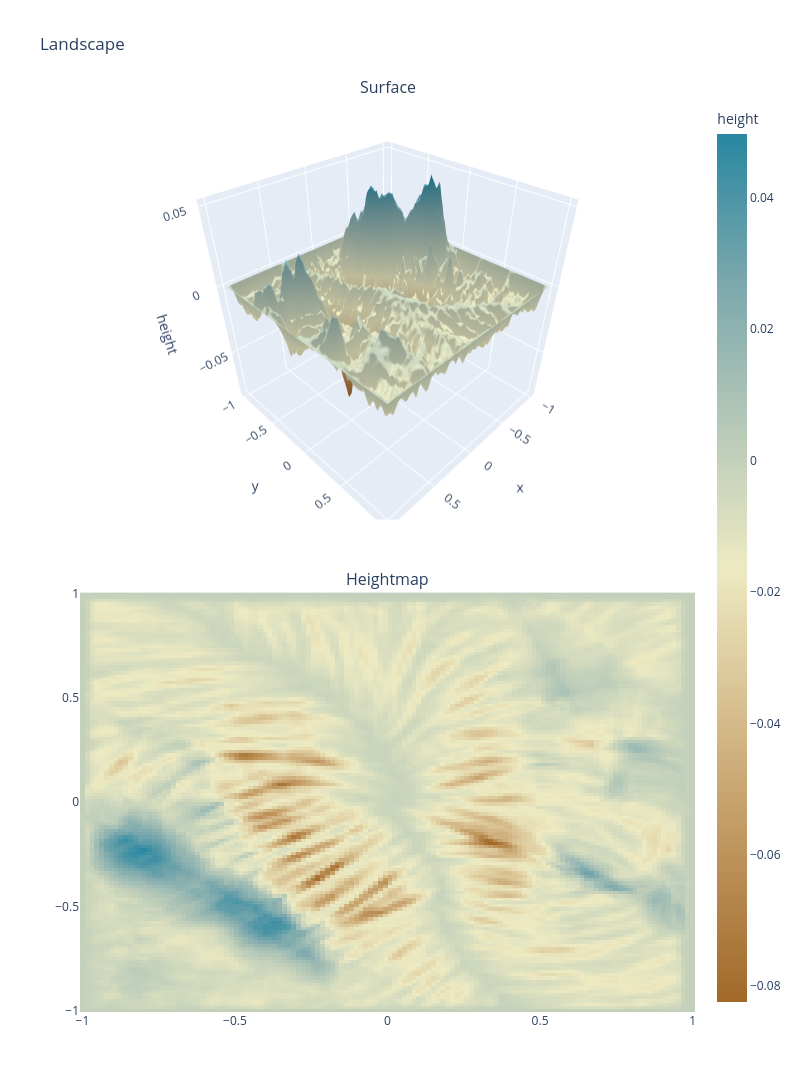
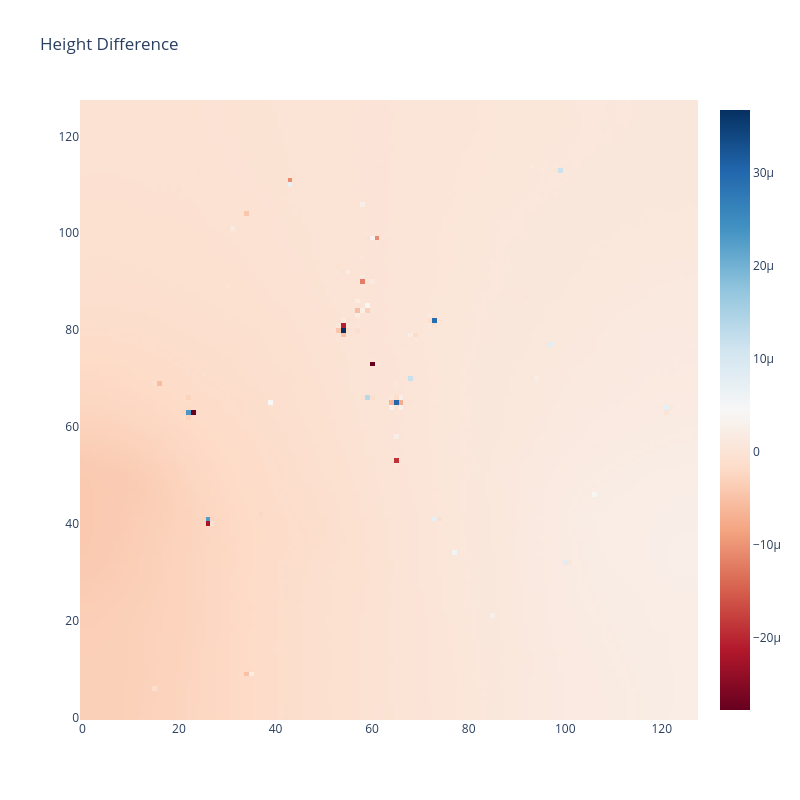

The notebook cell saved with these charts, in order:
### Code cell
offset = (0, 0)
r = 1
x, y, xx, yy, rawheight = evaluate_on_grid(
    mountain_noise_train, offset, x_range=(-r, r), y_range=(-r, r)
)
train_norm_height = rawheight * kernel
plot_landscape(x, y, xx, yy, train_norm_height)

norm_eroded_height = hydraulic_erosion(norm_height, seed=seed)
norm_eroded_height_residual = norm_eroded_height - norm_height
height_diff = norm_eroded_height_residual - train_norm_height
plot_diff_heatmap(height_diff)

### Figure 1 — Plotly figure (JSON) as saved in the notebook; plotly's stock layout.template omitted (floating-point values rounded to 4 significant figures; data arrays with more than 128 entries replaced by an {"elided": "..."} marker saying what was removed)
{"data": [{"colorscale": [[0, "rgb(161, 105, 40)"], [0.1667, "rgb(189, 146, 90)"], [0.3333, "rgb(214, 189, 141)"], [0.5, "rgb(237, 234, 194)"], [0.6667, "rgb(181, 200, 184)"], [0.8333, "rgb(121, 167, 172)"], [1, "rgb(40, 135, 161)"]], "scene": "scene", "showscale": false, "type": "surface", "x": {"elided": "128x128 float values"}, "y": {"elided": "128x128 float values"}, "z": {"elided": "128x128 float values"}}, {"colorbar": {"title": {"text": "height"}}, "colorscale": [[0, "rgb(161, 105, 40)"], [0.1667, "rgb(189, 146, 90)"], [0.3333, "rgb(214, 189, 141)"], [0.5, "rgb(237, 234, 194)"], [0.6667, "rgb(181, 200, 184)"], [0.8333, "rgb(121, 167, 172)"], [1, "rgb(40, 135, 161)"]], "type": "heatmap", "x": [-1.0, -0.9843, -0.9685, -0.9528, -0.937, -0.9213, -0.9055, -0.8898, -0.874, -0.8583, -0.8425, -0.8268, -0.811, -0.7953, -0.7795, -0.7638, -0.748, -0.7323, -0.7165, -0.7008, -0.685, -0.6693, -0.6535, -0.6378, -0.622, -0.6063, -0.5906, -0.5748, -0.5591, -0.5433, -0.5276, -0.5118, -0.4961, -0.4803, -0.4646, -0.4488, -0.4331, -0.4173, -0.4016, -0.3858, -0.3701, -0.3543, -0.3386, -0.3228, -0.3071, -0.2913, -0.2756, -0.2598, -0.2441, -0.2283, -0.2126, -0.1969, -0.1811, -0.1654, -0.1496, -0.1339, -0.1181, -0.1024, -0.08661, -0.07087, -0.05512, -0.03937, -0.02362, -0.007874, 0.007874, 0.02362, 0.03937, 0.05512, 0.07087, 0.08661, 0.1024, 0.1181, 0.1339, 0.1496, 0.1654, 0.1811, 0.1969, 0.2126, 0.2283, 0.2441, 0.2598, 0.2756, 0.2913, 0.3071, 0.3228, 0.3386, 0.3543, 0.3701, 0.3858, 0.4016, 0.4173, 0.4331, 0.4488, 0.4646, 0.4803, 0.4961, 0.5118, 0.5276, 0.5433, 0.5591, 0.5748, 0.5906, 0.6063, 0.622, 0.6378, 0.6535, 0.6693, 0.685, 0.7008, 0.7165, 0.7323, 0.748, 0.7638, 0.7795, 0.7953, 0.811, 0.8268, 0.8425, 0.8583, 0.874, 0.8898, 0.9055, 0.9213, 0.937, 0.9528, 0.9685, 0.9843, 1.0], "xaxis": "x", "y": [-1.0, -0.9843, -0.9685, -0.9528, -0.937, -0.9213, -0.9055, -0.8898, -0.874, -0.8583, -0.8425, -0.8268, -0.811, -0.7953, -0.7795, -0.7638, -0.748, -0.7323, -0.7165, -0.7008, -0.685, -0.6693, -0.6535, -0.6378, -0.622, -0.6063, -0.5906, -0.5748, -0.5591, -0.5433, -0.5276, -0.5118, -0.4961, -0.4803, -0.4646, -0.4488, -0.4331, -0.4173, -0.4016, -0.3858, -0.3701, -0.3543, -0.3386, -0.3228, -0.3071, -0.2913, -0.2756, -0.2598, -0.2441, -0.2283, -0.2126, -0.1969, -0.1811, -0.1654, -0.1496, -0.1339, -0.1181, -0.1024, -0.08661, -0.07087, -0.05512, -0.03937, -0.02362, -0.007874, 0.007874, 0.02362, 0.03937, 0.05512, 0.07087, 0.08661, 0.1024, 0.1181, 0.1339, 0.1496, 0.1654, 0.1811, 0.1969, 0.2126, 0.2283, 0.2441, 0.2598, 0.2756, 0.2913, 0.3071, 0.3228, 0.3386, 0.3543, 0.3701, 0.3858, 0.4016, 0.4173, 0.4331, 0.4488, 0.4646, 0.4803, 0.4961, 0.5118, 0.5276, 0.5433, 0.5591, 0.5748, 0.5906, 0.6063, 0.622, 0.6378, 0.6535, 0.6693, 0.685, 0.7008, 0.7165, 0.7323, 0.748, 0.7638, 0.7795, 0.7953, 0.811, 0.8268, 0.8425, 0.8583, 0.874, 0.8898, 0.9055, 0.9213, 0.937, 0.9528, 0.9685, 0.9843, 1.0], "yaxis": "y", "z": {"elided": "128x128 float values"}}], "layout": {"annotations": [{"font": {"size": 16}, "showarrow": false, "text": "Surface", "x": 0.5, "xanchor": "center", "xref": "paper", "y": 1, "yanchor": "bottom", "yref": "paper"}, {"font": {"size": 16}, "showarrow": false, "text": "Heightmap", "x": 0.5, "xanchor": "center", "xref": "paper", "y": 0.46, "yanchor": "bottom", "yref": "paper"}], "height": 1300, "scene": {"domain": {"x": [0, 1], "y": [0.54, 1]}, "xaxis": {"title": {"text": "x"}}, "yaxis": {"title": {"text": "y"}}, "zaxis": {"title": {"text": "height"}}}, "title": {"text": "Landscape"}, "width": 800, "xaxis": {"anchor": "y", "domain": [0, 1]}, "yaxis": {"anchor": "x", "domain": [0, 0.46]}}}

### Figure 2 — Plotly figure (JSON) as saved in the notebook; plotly's stock layout.template omitted (floating-point values rounded to 4 significant figures; data arrays with more than 128 entries replaced by an {"elided": "..."} marker saying what was removed)
{"data": [{"colorscale": [[0, "rgb(103,0,31)"], [0.1, "rgb(178,24,43)"], [0.2, "rgb(214,96,77)"], [0.3, "rgb(244,165,130)"], [0.4, "rgb(253,219,199)"], [0.5, "rgb(247,247,247)"], [0.6, "rgb(209,229,240)"], [0.7, "rgb(146,197,222)"], [0.8, "rgb(67,147,195)"], [0.9, "rgb(33,102,172)"], [1, "rgb(5,48,97)"]], "type": "heatmap", "z": {"elided": "128x128 float values"}}], "layout": {"height": 800, "title": {"text": "Height Difference"}, "width": 800}}
